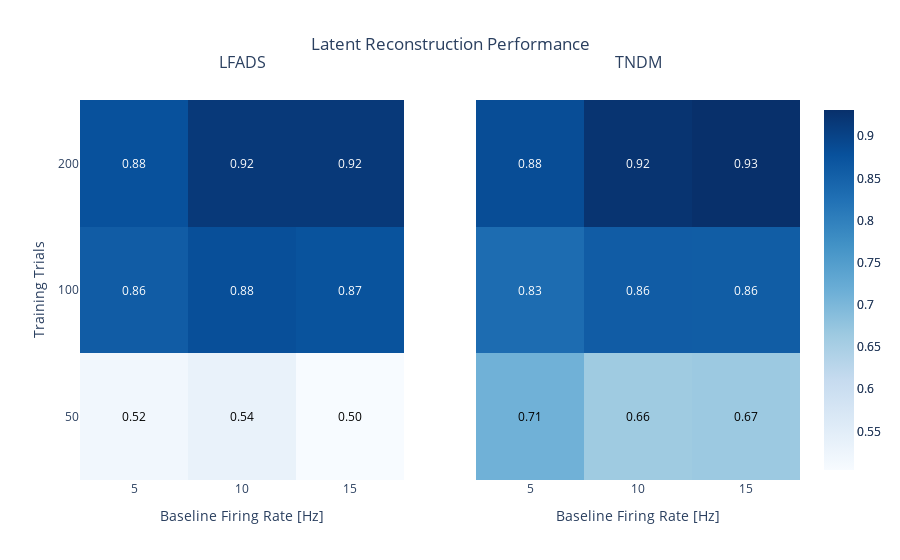
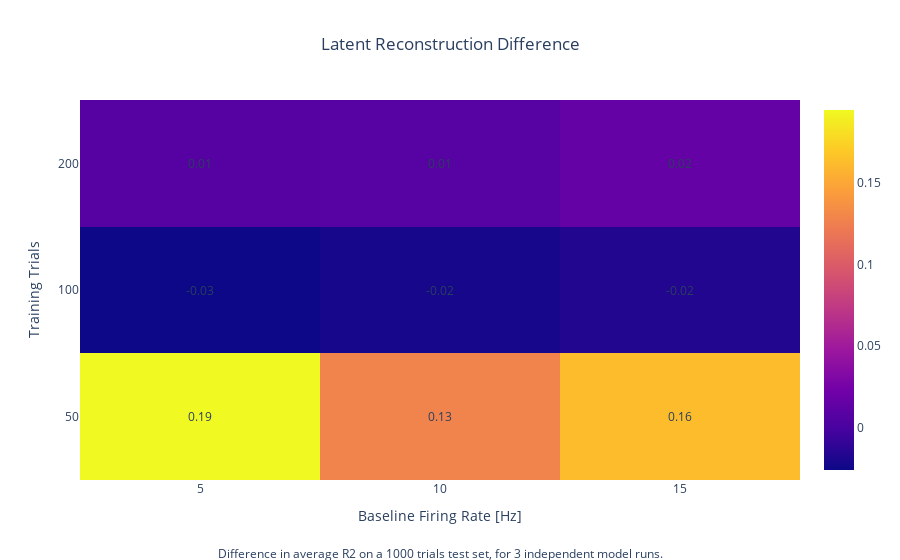

The notebook cell saved with these charts, in order:
### Code cell
col_switch_pct = 0.5
new_avg_r2 = pd.pivot_table(new_df, values='test_r2', index=['trials'],
                                    columns=['baseline_rate'], aggfunc=np.mean)
tndm_avg_r2 = pd.pivot_table(tndm_df, values='test_r2', index=['trials'],
                                    columns=['baseline_rate'], aggfunc=np.mean)

zmin=min([new_avg_r2.values.min(), tndm_avg_r2.values.min()])
zmax=max([new_avg_r2.values.max(), tndm_avg_r2.values.max()])
text_func=np.vectorize(lambda x: '%.1f' % x)
fig = make_subplots(rows=1, cols=2, shared_yaxes=True)


fig.add_trace(
    go.Heatmap(
        z=new_avg_r2.values,
        x=['%d' % (x) for x in new_avg_r2.columns.tolist()],
        y=['%d' % (x) for x in new_avg_r2.index.tolist()],
        colorscale='Blues',
        zmin=zmin,
        zmax=zmax),
    row=1, col=1
)

fig.add_trace(
    go.Heatmap(
        z=tndm_avg_r2.values,
        x=['%d' % (x) for x in tndm_avg_r2.columns.tolist()],
        y=['%d' % (x) for x in tndm_avg_r2.index.tolist()],
        colorscale='Blues',
        zmin=zmin,
        zmax=zmax),
    row=1, col=2
)

col_switch = max(np.max(tndm_avg_r2.values), np.max(new_avg_r2.values)) * col_switch_pct + \
    min(np.min(tndm_avg_r2.values), np.min(new_avg_r2.values)) * (1-col_switch_pct)

fig.update_layout(
    title_text='Latent Reconstruction Performance', title_x=0.5,
    annotations=[
        dict(
            showarrow=False,
            x=iy,
            y=ix,
            xref='x2',
            font=dict(color='white' if 
                  (tndm_avg_r2.iloc[ix, iy]) > col_switch
                  else 'black', size=12),
            text='%.2f' % (tndm_avg_r2.iloc[ix, iy])) 
            for ix,iy in np.ndindex(tndm_avg_r2.values.shape)] + [
        dict(
            showarrow=False,
            x=iy,
            y=ix,
            xref='x1',
            font=dict(color='white' if 
                  (new_avg_r2.iloc[ix, iy]) > col_switch
                  else 'black', size=12),
            text='%.2f' % (new_avg_r2.iloc[ix, iy])) 
            for ix,iy in np.ndindex(new_avg_r2.values.shape)] + 
    [
        dict(
            showarrow=False,
            xref='x domain',
            x=.5,
            yref='y domain',
            y=1.1,
            xanchor='center',
            yanchor='middle',
            font=dict(size=16),
            text='LFADS'),
        dict(
            showarrow=False,
            xref='x2 domain',
            x=.5,
            yref='y domain',
            y=1.1,
            xanchor='center',
            yanchor='middle',
            font=dict(size=16),
            text='TNDM'),
    ])
fig['layout']['xaxis1'].update(title='Baseline Firing Rate [Hz]')
fig['layout']['xaxis2'].update(title='Baseline Firing Rate [Hz]')
fig['layout']['yaxis1'].update(title=dict(text='Training Trials', standoff=10))

fig.show()
fig.write_image('results/lorenz_grid_lfads_vs_tndm/r2.pdf', width=700, height=440)
fig_diff.show()

### Figure 1 — Plotly figure (JSON) as saved in the notebook; plotly's stock layout.template omitted (floating-point values rounded to 4 significant figures)
{"data": [{"colorscale": [[0, "rgb(247,251,255)"], [0.125, "rgb(222,235,247)"], [0.25, "rgb(198,219,239)"], [0.375, "rgb(158,202,225)"], [0.5, "rgb(107,174,214)"], [0.625, "rgb(66,146,198)"], [0.75, "rgb(33,113,181)"], [0.875, "rgb(8,81,156)"], [1, "rgb(8,48,107)"]], "type": "heatmap", "x": ["5", "10", "15"], "xaxis": "x", "y": ["50", "100", "200"], "yaxis": "y", "z": [[0.5174, 0.535, 0.5043], [0.8586, 0.8812, 0.8748], [0.8772, 0.9164, 0.9159]], "zmax": 0.9312, "zmin": 0.5043}, {"colorscale": [[0, "rgb(247,251,255)"], [0.125, "rgb(222,235,247)"], [0.25, "rgb(198,219,239)"], [0.375, "rgb(158,202,225)"], [0.5, "rgb(107,174,214)"], [0.625, "rgb(66,146,198)"], [0.75, "rgb(33,113,181)"], [0.875, "rgb(8,81,156)"], [1, "rgb(8,48,107)"]], "type": "heatmap", "x": ["5", "10", "15"], "xaxis": "x2", "y": ["50", "100", "200"], "yaxis": "y2", "z": [[0.7121, 0.6628, 0.6668], [0.8327, 0.8592, 0.8582], [0.8845, 0.9243, 0.9312]], "zmax": 0.9312, "zmin": 0.5043}], "layout": {"annotations": [{"font": {"color": "black", "size": 12}, "showarrow": false, "text": "0.71", "x": 0, "xref": "x2", "y": 0}, {"font": {"color": "black", "size": 12}, "showarrow": false, "text": "0.66", "x": 1, "xref": "x2", "y": 0}, {"font": {"color": "black", "size": 12}, "showarrow": false, "text": "0.67", "x": 2, "xref": "x2", "y": 0}, {"font": {"color": "white", "size": 12}, "showarrow": false, "text": "0.83", "x": 0, "xref": "x2", "y": 1}, {"font": {"color": "white", "size": 12}, "showarrow": false, "text": "0.86", "x": 1, "xref": "x2", "y": 1}, {"font": {"color": "white", "size": 12}, "showarrow": false, "text": "0.86", "x": 2, "xref": "x2", "y": 1}, {"font": {"color": "white", "size": 12}, "showarrow": false, "text": "0.88", "x": 0, "xref": "x2", "y": 2}, {"font": {"color": "white", "size": 12}, "showarrow": false, "text": "0.92", "x": 1, "xref": "x2", "y": 2}, {"font": {"color": "white", "size": 12}, "showarrow": false, "text": "0.93", "x": 2, "xref": "x2", "y": 2}, {"font": {"color": "black", "size": 12}, "showarrow": false, "text": "0.52", "x": 0, "xref": "x", "y": 0}, {"font": {"color": "black", "size": 12}, "showarrow": false, "text": "0.54", "x": 1, "xref": "x", "y": 0}, {"font": {"color": "black", "size": 12}, "showarrow": false, "text": "0.50", "x": 2, "xref": "x", "y": 0}, {"font": {"color": "white", "size": 12}, "showarrow": false, "text": "0.86", "x": 0, "xref": "x", "y": 1}, {"font": {"color": "white", "size": 12}, "showarrow": false, "text": "0.88", "x": 1, "xref": "x", "y": 1}, {"font": {"color": "white", "size": 12}, "showarrow": false, "text": "0.87", "x": 2, "xref": "x", "y": 1}, {"font": {"color": "white", "size": 12}, "showarrow": false, "text": "0.88", "x": 0, "xref": "x", "y": 2}, {"font": {"color": "white", "size": 12}, "showarrow": false, "text": "0.92", "x": 1, "xref": "x", "y": 2}, {"font": {"color": "white", "size": 12}, "showarrow": false, "text": "0.92", "x": 2, "xref": "x", "y": 2}, {"font": {"size": 16}, "showarrow": false, "text": "LFADS", "x": 0.5, "xanchor": "center", "xref": "x domain", "y": 1.1, "yanchor": "middle", "yref": "y domain"}, {"font": {"size": 16}, "showarrow": false, "text": "TNDM", "x": 0.5, "xanchor": "center", "xref": "x2 domain", "y": 1.1, "yanchor": "middle", "yref": "y domain"}], "title": {"text": "Latent Reconstruction Performance", "x": 0.5}, "xaxis": {"anchor": "y", "domain": [0, 0.45], "title": {"text": "Baseline Firing Rate [Hz]"}}, "xaxis2": {"anchor": "y2", "domain": [0.55, 1], "title": {"text": "Baseline Firing Rate [Hz]"}}, "yaxis": {"anchor": "x", "domain": [0, 1], "title": {"standoff": 10, "text": "Training Trials"}}, "yaxis2": {"anchor": "x2", "domain": [0, 1], "matches": "y", "showticklabels": false}}}

### Figure 2 — Plotly figure (JSON) as saved in the notebook; plotly's stock layout.template omitted (floating-point values rounded to 4 significant figures)
{"data": [{"type": "heatmap", "x": ["5", "10", "15"], "xaxis": "x", "y": ["50", "100", "200"], "yaxis": "y", "z": [[0.1947, 0.1277, 0.1625], [-0.0259, -0.02196, -0.01658], [0.007268, 0.007902, 0.01529]]}], "layout": {"annotations": [{"showarrow": false, "text": "0.19", "x": 0, "xref": "x", "y": 0}, {"showarrow": false, "text": "0.13", "x": 1, "xref": "x", "y": 0}, {"showarrow": false, "text": "0.16", "x": 2, "xref": "x", "y": 0}, {"showarrow": false, "text": "-0.03", "x": 0, "xref": "x", "y": 1}, {"showarrow": false, "text": "-0.02", "x": 1, "xref": "x", "y": 1}, {"showarrow": false, "text": "-0.02", "x": 2, "xref": "x", "y": 1}, {"showarrow": false, "text": "0.01", "x": 0, "xref": "x", "y": 2}, {"showarrow": false, "text": "0.01", "x": 1, "xref": "x", "y": 2}, {"showarrow": false, "text": "0.02", "x": 2, "xref": "x", "y": 2}, {"showarrow": false, "text": "Difference in average R2 on a 1000 trials test set, for 3 independent model runs.", "x": 0.5, "xref": "x domain", "y": -0.22, "yref": "y domain"}], "title": {"text": "Latent Reconstruction Difference", "x": 0.5}, "xaxis": {"anchor": "y", "domain": [0, 1], "title": {"text": "Baseline Firing Rate [Hz]"}}, "yaxis": {"anchor": "x", "domain": [0, 1], "title": {"text": "Training Trials"}}}}
